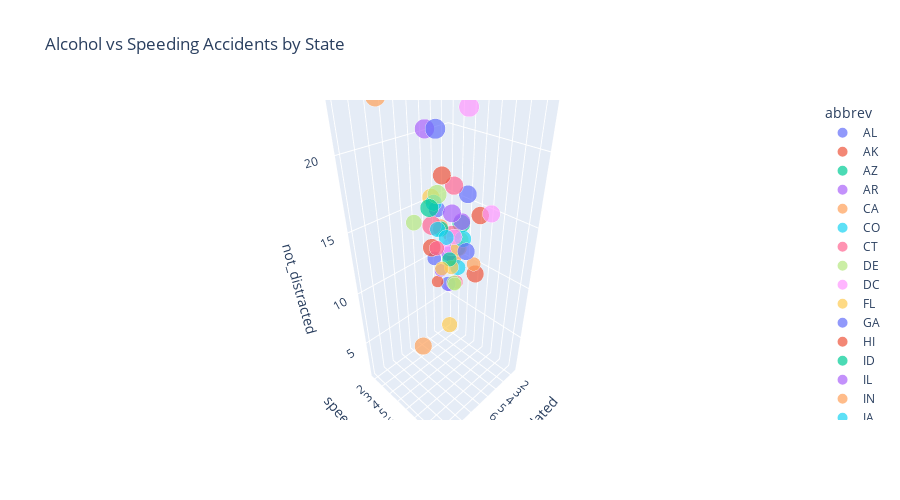

Notebook source saved alongside this figure:
### Code cell
px.scatter_3d(df, x='alcohol', y='speeding', z='not_distracted', color='abbrev',
           title='Alcohol vs Speeding Accidents by State',
            labels={'alcohol': 'Alcohol-related', 'speeding' : 'speeding-related'},
            size='total',height=500
           )

### Figure 1 — Plotly figure (JSON) as saved in the notebook; plotly's stock layout.template omitted (floating-point values rounded to 4 significant figures)
{"data": [{"hovertemplate": "abbrev=AL<br>Alcohol-related=%{x}<br>speeding-related=%{y}<br>not_distracted=%{z}<br>total=%{marker.size}<extra></extra>", "legendgroup": "AL", "marker": {"color": "#636efa", "size": [18.8], "sizemode": "area", "sizeref": 0.05975, "symbol": "circle"}, "mode": "markers", "name": "AL", "scene": "scene", "showlegend": true, "type": "scatter3d", "x": [5.64], "y": [7.332], "z": [18.05]}, {"hovertemplate": "abbrev=AK<br>Alcohol-related=%{x}<br>speeding-related=%{y}<br>not_distracted=%{z}<br>total=%{marker.size}<extra></extra>", "legendgroup": "AK", "marker": {"color": "#EF553B", "size": [18.1], "sizemode": "area", "sizeref": 0.05975, "symbol": "circle"}, "mode": "markers", "name": "AK", "scene": "scene", "showlegend": true, "type": "scatter3d", "x": [4.525], "y": [7.421], "z": [16.29]}, {"hovertemplate": "abbrev=AZ<br>Alcohol-related=%{x}<br>speeding-related=%{y}<br>not_distracted=%{z}<br>total=%{marker.size}<extra></extra>", "legendgroup": "AZ", "marker": {"color": "#00cc96", "size": [18.6], "sizemode": "area", "sizeref": 0.05975, "symbol": "circle"}, "mode": "markers", "name": "AZ", "scene": "scene", "showlegend": true, "type": "scatter3d", "x": [5.208], "y": [6.51], "z": [15.62]}, {"hovertemplate": "abbrev=AR<br>Alcohol-related=%{x}<br>speeding-related=%{y}<br>not_distracted=%{z}<br>total=%{marker.size}<extra></extra>", "legendgroup": "AR", "marker": {"color": "#ab63fa", "size": [22.4], "sizemode": "area", "sizeref": 0.05975, "symbol": "circle"}, "mode": "markers", "name": "AR", "scene": "scene", "showlegend": true, "type": "scatter3d", "x": [5.824], "y": [4.032], "z": [21.06]}, {"hovertemplate": "abbrev=CA<br>Alcohol-related=%{x}<br>speeding-related=%{y}<br>not_distracted=%{z}<br>total=%{marker.size}<extra></extra>", "legendgroup": "CA", "marker": {"color": "#FFA15A", "size": [12.0], "sizemode": "area", "sizeref": 0.05975, "symbol": "circle"}, "mode": "markers", "name": "CA", "scene": "scene", "showlegend": true, "type": "scatter3d", "x": [3.36], "y": [4.2], "z": [10.92]}, {"hovertemplate": "abbrev=CO<br>Alcohol-related=%{x}<br>speeding-related=%{y}<br>not_distracted=%{z}<br>total=%{marker.size}<extra></extra>", "legendgroup": "CO", "marker": {"color": "#19d3f3", "size": [13.6], "sizemode": "area", "sizeref": 0.05975, "symbol": "circle"}, "mode": "markers", "name": "CO", "scene": "scene", "showlegend": true, "type": "scatter3d", "x": [3.808], "y": [5.032], "z": [10.74]}, {"hovertemplate": "abbrev=CT<br>Alcohol-related=%{x}<br>speeding-related=%{y}<br>not_distracted=%{z}<br>total=%{marker.size}<extra></extra>", "legendgroup": "CT", "marker": {"color": "#FF6692", "size": [10.8], "sizemode": "area", "sizeref": 0.05975, "symbol": "circle"}, "mode": "markers", "name": "CT", "scene": "scene", "showlegend": true, "type": "scatter3d", "x": [3.888], "y": [4.968], "z": [9.396]}, {"hovertemplate": "abbrev=DE<br>Alcohol-related=%{x}<br>speeding-related=%{y}<br>not_distracted=%{z}<br>total=%{marker.size}<extra></extra>", "legendgroup": "DE", "marker": {"color": "#B6E880", "size": [16.2], "sizemode": "area", "sizeref": 0.05975, "symbol": "circle"}, "mode": "markers", "name": "DE", "scene": "scene", "showlegend": true, "type": "scatter3d", "x": [4.86], "y": [6.156], "z": [14.09]}, {"hovertemplate": "abbrev=DC<br>Alcohol-related=%{x}<br>speeding-related=%{y}<br>not_distracted=%{z}<br>total=%{marker.size}<extra></extra>", "legendgroup": "DC", "marker": {"color": "#FF97FF", "size": [5.9], "sizemode": "area", "sizeref": 0.05975, "symbol": "circle"}, "mode": "markers", "name": "DC", "scene": "scene", "showlegend": true, "type": "scatter3d", "x": [1.593], "y": [2.006], "z": [5.9]}, {"hovertemplate": "abbrev=FL<br>Alcohol-related=%{x}<br>speeding-related=%{y}<br>not_distracted=%{z}<br>total=%{marker.size}<extra></extra>", "legendgroup": "FL", "marker": {"color": "#FECB52", "size": [17.9], "sizemode": "area", "sizeref": 0.05975, "symbol": "circle"}, "mode": "markers", "name": "FL", "scene": "scene", "showlegend": true, "type": "scatter3d", "x": [5.191], "y": [3.759], "z": [16.47]}, {"hovertemplate": "abbrev=GA<br>Alcohol-related=%{x}<br>speeding-related=%{y}<br>not_distracted=%{z}<br>total=%{marker.size}<extra></extra>", "legendgroup": "GA", "marker": {"color": "#636efa", "size": [15.6], "sizemode": "area", "sizeref": 0.05975, "symbol": "circle"}, "mode": "markers", "name": "GA", "scene": "scene", "showlegend": true, "type": "scatter3d", "x": [3.9], "y": [2.964], "z": [14.82]}, {"hovertemplate": "abbrev=HI<br>Alcohol-related=%{x}<br>speeding-related=%{y}<br>not_distracted=%{z}<br>total=%{marker.size}<extra></extra>", "legendgroup": "HI", "marker": {"color": "#EF553B", "size": [17.5], "sizemode": "area", "sizeref": 0.05975, "symbol": "circle"}, "mode": "markers", "name": "HI", "scene": "scene", "showlegend": true, "type": "scatter3d", "x": [7.175], "y": [9.45], "z": [14.35]}, {"hovertemplate": "abbrev=ID<br>Alcohol-related=%{x}<br>speeding-related=%{y}<br>not_distracted=%{z}<br>total=%{marker.size}<extra></extra>", "legendgroup": "ID", "marker": {"color": "#00cc96", "size": [15.3], "sizemode": "area", "sizeref": 0.05975, "symbol": "circle"}, "mode": "markers", "name": "ID", "scene": "scene", "showlegend": true, "type": "scatter3d", "x": [4.437], "y": [5.508], "z": [13.01]}, {"hovertemplate": "abbrev=IL<br>Alcohol-related=%{x}<br>speeding-related=%{y}<br>not_distracted=%{z}<br>total=%{marker.size}<extra></extra>", "legendgroup": "IL", "marker": {"color": "#ab63fa", "size": [12.8], "sizemode": "area", "sizeref": 0.05975, "symbol": "circle"}, "mode": "markers", "name": "IL", "scene": "scene", "showlegend": true, "type": "scatter3d", "x": [4.352], "y": [4.608], "z": [12.03]}, {"hovertemplate": "abbrev=IN<br>Alcohol-related=%{x}<br>speeding-related=%{y}<br>not_distracted=%{z}<br>total=%{marker.size}<extra></extra>", "legendgroup": "IN", "marker": {"color": "#FFA15A", "size": [14.5], "sizemode": "area", "sizeref": 0.05975, "symbol": "circle"}, "mode": "markers", "name": "IN", "scene": "scene", "showlegend": true, "type": "scatter3d", "x": [4.205], "y": [3.625], "z": [13.78]}, {"hovertemplate": "abbrev=IA<br>Alcohol-related=%{x}<br>speeding-related=%{y}<br>not_distracted=%{z}<br>total=%{marker.size}<extra></extra>", "legendgroup": "IA", "marker": {"color": "#19d3f3", "size": [15.7], "sizemode": "area", "sizeref": 0.05975, "symbol": "circle"}, "mode": "markers", "name": "IA", "scene": "scene", "showlegend": true, "type": "scatter3d", "x": [3.925], "y": [2.669], "z": [15.23]}, {"hovertemplate": "abbrev=KS<br>Alcohol-related=%{x}<br>speeding-related=%{y}<br>not_distracted=%{z}<br>total=%{marker.size}<extra></extra>", "legendgroup": "KS", "marker": {"color": "#FF6692", "size": [17.8], "sizemode": "area", "sizeref": 0.05975, "symbol": "circle"}, "mode": "markers", "name": "KS", "scene": "scene", "showlegend": true, "type": "scatter3d", "x": [4.272], "y": [4.806], "z": [13.71]}, {"hovertemplate": "abbrev=KY<br>Alcohol-related=%{x}<br>speeding-related=%{y}<br>not_distracted=%{z}<br>total=%{marker.size}<extra></extra>", "legendgroup": "KY", "marker": {"color": "#B6E880", "size": [21.4], "sizemode": "area", "sizeref": 0.05975, "symbol": "circle"}, "mode": "markers", "name": "KY", "scene": "scene", "showlegend": true, "type": "scatter3d", "x": [4.922], "y": [4.066], "z": [16.69]}, {"hovertemplate": "abbrev=LA<br>Alcohol-related=%{x}<br>speeding-related=%{y}<br>not_distracted=%{z}<br>total=%{marker.size}<extra></extra>", "legendgroup": "LA", "marker": {"color": "#FF97FF", "size": [20.5], "sizemode": "area", "sizeref": 0.05975, "symbol": "circle"}, "mode": "markers", "name": "LA", "scene": "scene", "showlegend": true, "type": "scatter3d", "x": [6.765], "y": [7.175], "z": [14.96]}, {"hovertemplate": "abbrev=ME<br>Alcohol-related=%{x}<br>speeding-related=%{y}<br>not_distracted=%{z}<br>total=%{marker.size}<extra></extra>", "legendgroup": "ME", "marker": {"color": "#FECB52", "size": [15.1], "sizemode": "area", "sizeref": 0.05975, "symbol": "circle"}, "mode": "markers", "name": "ME", "scene": "scene", "showlegend": true, "type": "scatter3d", "x": [4.53], "y": [5.738], "z": [13.14]}, {"hovertemplate": "abbrev=MD<br>Alcohol-related=%{x}<br>speeding-related=%{y}<br>not_distracted=%{z}<br>total=%{marker.size}<extra></extra>", "legendgroup": "MD", "marker": {"color": "#636efa", "size": [12.5], "sizemode": "area", "sizeref": 0.05975, "symbol": "circle"}, "mode": "markers", "name": "MD", "scene": "scene", "showlegend": true, "type": "scatter3d", "x": [4.0], "y": [4.25], "z": [8.875]}, {"hovertemplate": "abbrev=MA<br>Alcohol-related=%{x}<br>speeding-related=%{y}<br>not_distracted=%{z}<br>total=%{marker.size}<extra></extra>", "legendgroup": "MA", "marker": {"color": "#EF553B", "size": [8.2], "sizemode": "area", "sizeref": 0.05975, "symbol": "circle"}, "mode": "markers", "name": "MA", "scene": "scene", "showlegend": true, "type": "scatter3d", "x": [2.87], "y": [1.886], "z": [7.134]}, {"hovertemplate": "abbrev=MI<br>Alcohol-related=%{x}<br>speeding-related=%{y}<br>not_distracted=%{z}<br>total=%{marker.size}<extra></extra>", "legendgroup": "MI", "marker": {"color": "#00cc96", "size": [14.1], "sizemode": "area", "sizeref": 0.05975, "symbol": "circle"}, "mode": "markers", "name": "MI", "scene": "scene", "showlegend": true, "type": "scatter3d", "x": [3.948], "y": [3.384], "z": [13.39]}, {"hovertemplate": "abbrev=MN<br>Alcohol-related=%{x}<br>speeding-related=%{y}<br>not_distracted=%{z}<br>total=%{marker.size}<extra></extra>", "legendgroup": "MN", "marker": {"color": "#ab63fa", "size": [9.6], "sizemode": "area", "sizeref": 0.05975, "symbol": "circle"}, "mode": "markers", "name": "MN", "scene": "scene", "showlegend": true, "type": "scatter3d", "x": [2.784], "y": [2.208], "z": [8.448]}, {"hovertemplate": "abbrev=MS<br>Alcohol-related=%{x}<br>speeding-related=%{y}<br>not_distracted=%{z}<br>total=%{marker.size}<extra></extra>", "legendgroup": "MS", "marker": {"color": "#FFA15A", "size": [17.6], "sizemode": "area", "sizeref": 0.05975, "symbol": "circle"}, "mode": "markers", "name": "MS", "scene": "scene", "showlegend": true, "type": "scatter3d", "x": [5.456], "y": [2.64], "z": [1.76]}, {"hovertemplate": "abbrev=MO<br>Alcohol-related=%{x}<br>speeding-related=%{y}<br>not_distracted=%{z}<br>total=%{marker.size}<extra></extra>", "legendgroup": "MO", "marker": {"color": "#19d3f3", "size": [16.1], "sizemode": "area", "sizeref": 0.05975, "symbol": "circle"}, "mode": "markers", "name": "MO", "scene": "scene", "showlegend": true, "type": "scatter3d", "x": [5.474], "y": [6.923], "z": [14.81]}, {"hovertemplate": "abbrev=MT<br>Alcohol-related=%{x}<br>speeding-related=%{y}<br>not_distracted=%{z}<br>total=%{marker.size}<extra></extra>", "legendgroup": "MT", "marker": {"color": "#FF6692", "size": [21.4], "sizemode": "area", "sizeref": 0.05975, "symbol": "circle"}, "mode": "markers", "name": "MT", "scene": "scene", "showlegend": true, "type": "scatter3d", "x": [9.416], "y": [8.346], "z": [17.98]}, {"hovertemplate": "abbrev=NE<br>Alcohol-related=%{x}<br>speeding-related=%{y}<br>not_distracted=%{z}<br>total=%{marker.size}<extra></extra>", "legendgroup": "NE", "marker": {"color": "#B6E880", "size": [14.9], "sizemode": "area", "sizeref": 0.05975, "symbol": "circle"}, "mode": "markers", "name": "NE", "scene": "scene", "showlegend": true, "type": "scatter3d", "x": [5.215], "y": [1.937], "z": [13.86]}, {"hovertemplate": "abbrev=NV<br>Alcohol-related=%{x}<br>speeding-related=%{y}<br>not_distracted=%{z}<br>total=%{marker.size}<extra></extra>", "legendgroup": "NV", "marker": {"color": "#FF97FF", "size": [14.7], "sizemode": "area", "sizeref": 0.05975, "symbol": "circle"}, "mode": "markers", "name": "NV", "scene": "scene", "showlegend": true, "type": "scatter3d", "x": [4.704], "y": [5.439], "z": [13.96]}, {"hovertemplate": "abbrev=NH<br>Alcohol-related=%{x}<br>speeding-related=%{y}<br>not_distracted=%{z}<br>total=%{marker.size}<extra></extra>", "legendgroup": "NH", "marker": {"color": "#FECB52", "size": [11.6], "sizemode": "area", "sizeref": 0.05975, "symbol": "circle"}, "mode": "markers", "name": "NH", "scene": "scene", "showlegend": true, "type": "scatter3d", "x": [3.48], "y": [4.06], "z": [10.09]}, {"hovertemplate": "abbrev=NJ<br>Alcohol-related=%{x}<br>speeding-related=%{y}<br>not_distracted=%{z}<br>total=%{marker.size}<extra></extra>", "legendgroup": "NJ", "marker": {"color": "#636efa", "size": [11.2], "sizemode": "area", "sizeref": 0.05975, "symbol": "circle"}, "mode": "markers", "name": "NJ", "scene": "scene", "showlegend": true, "type": "scatter3d", "x": [3.136], "y": [1.792], "z": [9.632]}, {"hovertemplate": "abbrev=NM<br>Alcohol-related=%{x}<br>speeding-related=%{y}<br>not_distracted=%{z}<br>total=%{marker.size}<extra></extra>", "legendgroup": "NM", "marker": {"color": "#EF553B", "size": [18.4], "sizemode": "area", "sizeref": 0.05975, "symbol": "circle"}, "mode": "markers", "name": "NM", "scene": "scene", "showlegend": true, "type": "scatter3d", "x": [4.968], "y": [3.496], "z": [12.33]}, {"hovertemplate": "abbrev=NY<br>Alcohol-related=%{x}<br>speeding-related=%{y}<br>not_distracted=%{z}<br>total=%{marker.size}<extra></extra>", "legendgroup": "NY", "marker": {"color": "#00cc96", "size": [12.3], "sizemode": "area", "sizeref": 0.05975, "symbol": "circle"}, "mode": "markers", "name": "NY", "scene": "scene", "showlegend": true, "type": "scatter3d", "x": [3.567], "y": [3.936], "z": [10.82]}, {"hovertemplate": "abbrev=NC<br>Alcohol-related=%{x}<br>speeding-related=%{y}<br>not_distracted=%{z}<br>total=%{marker.size}<extra></extra>", "legendgroup": "NC", "marker": {"color": "#ab63fa", "size": [16.8], "sizemode": "area", "sizeref": 0.05975, "symbol": "circle"}, "mode": "markers", "name": "NC", "scene": "scene", "showlegend": true, "type": "scatter3d", "x": [5.208], "y": [6.552], "z": [15.79]}, {"hovertemplate": "abbrev=ND<br>Alcohol-related=%{x}<br>speeding-related=%{y}<br>not_distracted=%{z}<br>total=%{marker.size}<extra></extra>", "legendgroup": "ND", "marker": {"color": "#FFA15A", "size": [23.9], "sizemode": "area", "sizeref": 0.05975, "symbol": "circle"}, "mode": "markers", "name": "ND", "scene": "scene", "showlegend": true, "type": "scatter3d", "x": [10.04], "y": [5.497], "z": [23.66]}, {"hovertemplate": "abbrev=OH<br>Alcohol-related=%{x}<br>speeding-related=%{y}<br>not_distracted=%{z}<br>total=%{marker.size}<extra></extra>", "legendgroup": "OH", "marker": {"color": "#19d3f3", "size": [14.1], "sizemode": "area", "sizeref": 0.05975, "symbol": "circle"}, "mode": "markers", "name": "OH", "scene": "scene", "showlegend": true, "type": "scatter3d", "x": [4.794], "y": [3.948], "z": [13.96]}, {"hovertemplate": "abbrev=OK<br>Alcohol-related=%{x}<br>speeding-related=%{y}<br>not_distracted=%{z}<br>total=%{marker.size}<extra></extra>", "legendgroup": "OK", "marker": {"color": "#FF6692", "size": [19.9], "sizemode": "area", "sizeref": 0.05975, "symbol": "circle"}, "mode": "markers", "name": "OK", "scene": "scene", "showlegend": true, "type": "scatter3d", "x": [5.771], "y": [6.368], "z": [18.31]}, {"hovertemplate": "abbrev=OR<br>Alcohol-related=%{x}<br>speeding-related=%{y}<br>not_distracted=%{z}<br>total=%{marker.size}<extra></extra>", "legendgroup": "OR", "marker": {"color": "#B6E880", "size": [12.8], "sizemode": "area", "sizeref": 0.05975, "symbol": "circle"}, "mode": "markers", "name": "OR", "scene": "scene", "showlegend": true, "type": "scatter3d", "x": [3.328], "y": [4.224], "z": [8.576]}, {"hovertemplate": "abbrev=PA<br>Alcohol-related=%{x}<br>speeding-related=%{y}<br>not_distracted=%{z}<br>total=%{marker.size}<extra></extra>", "legendgroup": "PA", "marker": {"color": "#FF97FF", "size": [18.2], "sizemode": "area", "sizeref": 0.05975, "symbol": "circle"}, "mode": "markers", "name": "PA", "scene": "scene", "showlegend": true, "type": "scatter3d", "x": [5.642], "y": [9.1], "z": [17.47]}, {"hovertemplate": "abbrev=RI<br>Alcohol-related=%{x}<br>speeding-related=%{y}<br>not_distracted=%{z}<br>total=%{marker.size}<extra></extra>", "legendgroup": "RI", "marker": {"color": "#FECB52", "size": [11.1], "sizemode": "area", "sizeref": 0.05975, "symbol": "circle"}, "mode": "markers", "name": "RI", "scene": "scene", "showlegend": true, "type": "scatter3d", "x": [4.218], "y": [3.774], "z": [10.21]}, {"hovertemplate": "abbrev=SC<br>Alcohol-related=%{x}<br>speeding-related=%{y}<br>not_distracted=%{z}<br>total=%{marker.size}<extra></extra>", "legendgroup": "SC", "marker": {"color": "#636efa", "size": [23.9], "sizemode": "area", "sizeref": 0.05975, "symbol": "circle"}, "mode": "markers", "name": "SC", "scene": "scene", "showlegend": true, "type": "scatter3d", "x": [9.799], "y": [9.082], "z": [22.94]}, {"hovertemplate": "abbrev=SD<br>Alcohol-related=%{x}<br>speeding-related=%{y}<br>not_distracted=%{z}<br>total=%{marker.size}<extra></extra>", "legendgroup": "SD", "marker": {"color": "#EF553B", "size": [19.4], "sizemode": "area", "sizeref": 0.05975, "symbol": "circle"}, "mode": "markers", "name": "SD", "scene": "scene", "showlegend": true, "type": "scatter3d", "x": [6.402], "y": [6.014], "z": [19.01]}, {"hovertemplate": "abbrev=TN<br>Alcohol-related=%{x}<br>speeding-related=%{y}<br>not_distracted=%{z}<br>total=%{marker.size}<extra></extra>", "legendgroup": "TN", "marker": {"color": "#00cc96", "size": [19.5], "sizemode": "area", "sizeref": 0.05975, "symbol": "circle"}, "mode": "markers", "name": "TN", "scene": "scene", "showlegend": true, "type": "scatter3d", "x": [5.655], "y": [4.095], "z": [15.99]}, {"hovertemplate": "abbrev=TX<br>Alcohol-related=%{x}<br>speeding-related=%{y}<br>not_distracted=%{z}<br>total=%{marker.size}<extra></extra>", "legendgroup": "TX", "marker": {"color": "#ab63fa", "size": [19.4], "sizemode": "area", "sizeref": 0.05975, "symbol": "circle"}, "mode": "markers", "name": "TX", "scene": "scene", "showlegend": true, "type": "scatter3d", "x": [7.372], "y": [7.76], "z": [17.65]}, {"hovertemplate": "abbrev=UT<br>Alcohol-related=%{x}<br>speeding-related=%{y}<br>not_distracted=%{z}<br>total=%{marker.size}<extra></extra>", "legendgroup": "UT", "marker": {"color": "#FFA15A", "size": [11.3], "sizemode": "area", "sizeref": 0.05975, "symbol": "circle"}, "mode": "markers", "name": "UT", "scene": "scene", "showlegend": true, "type": "scatter3d", "x": [1.808], "y": [4.859], "z": [9.944]}, {"hovertemplate": "abbrev=VT<br>Alcohol-related=%{x}<br>speeding-related=%{y}<br>not_distracted=%{z}<br>total=%{marker.size}<extra></extra>", "legendgroup": "VT", "marker": {"color": "#19d3f3", "size": [13.6], "sizemode": "area", "sizeref": 0.05975, "symbol": "circle"}, "mode": "markers", "name": "VT", "scene": "scene", "showlegend": true, "type": "scatter3d", "x": [4.08], "y": [4.08], "z": [13.06]}, {"hovertemplate": "abbrev=VA<br>Alcohol-related=%{x}<br>speeding-related=%{y}<br>not_distracted=%{z}<br>total=%{marker.size}<extra></extra>", "legendgroup": "VA", "marker": {"color": "#FF6692", "size": [12.7], "sizemode": "area", "sizeref": 0.05975, "symbol": "circle"}, "mode": "markers", "name": "VA", "scene": "scene", "showlegend": true, "type": "scatter3d", "x": [3.429], "y": [2.413], "z": [11.05]}, {"hovertemplate": "abbrev=WA<br>Alcohol-related=%{x}<br>speeding-related=%{y}<br>not_distracted=%{z}<br>total=%{marker.size}<extra></extra>", "legendgroup": "WA", "marker": {"color": "#B6E880", "size": [10.6], "sizemode": "area", "sizeref": 0.05975, "symbol": "circle"}, "mode": "markers", "name": "WA", "scene": "scene", "showlegend": true, "type": "scatter3d", "x": [3.498], "y": [4.452], "z": [8.692]}, {"hovertemplate": "abbrev=WV<br>Alcohol-related=%{x}<br>speeding-related=%{y}<br>not_distracted=%{z}<br>total=%{marker.size}<extra></extra>", "legendgroup": "WV", "marker": {"color": "#FF97FF", "size": [23.8], "sizemode": "area", "sizeref": 0.05975, "symbol": "circle"}, "mode": "markers", "name": "WV", "scene": "scene", "showlegend": true, "type": "scatter3d", "x": [6.664], "y": [8.092], "z": [23.09]}, {"hovertemplate": "abbrev=WI<br>Alcohol-related=%{x}<br>speeding-related=%{y}<br>not_distracted=%{z}<br>total=%{marker.size}<extra></extra>", "legendgroup": "WI", "marker": {"color": "#FECB52", "size": [13.8], "sizemode": "area", "sizeref": 0.05975, "symbol": "circle"}, "mode": "markers", "name": "WI", "scene": "scene", "showlegend": true, "type": "scatter3d", "x": [4.554], "y": [4.968], "z": [5.382]}, {"hovertemplate": "abbrev=WY<br>Alcohol-related=%{x}<br>speeding-related=%{y}<br>not_distracted=%{z}<br>total=%{marker.size}<extra></extra>", "legendgroup": "WY", "marker": {"color": "#636efa", "size": [17.4], "sizemode": "area", "sizeref": 0.05975, "symbol": "circle"}, "mode": "markers", "name": "WY", "scene": "scene", "showlegend": true, "type": "scatter3d", "x": [5.568], "y": [7.308], "z": [14.09]}], "layout": {"height": 500, "legend": {"itemsizing": "constant", "title": {"text": "abbrev"}, "tracegroupgap": 0}, "scene": {"domain": {"x": [0, 1], "y": [0, 1]}, "xaxis": {"title": {"text": "Alcohol-related"}}, "yaxis": {"title": {"text": "speeding-related"}}, "zaxis": {"title": {"text": "not_distracted"}}}, "title": {"text": "Alcohol vs Speeding Accidents by State"}}}
